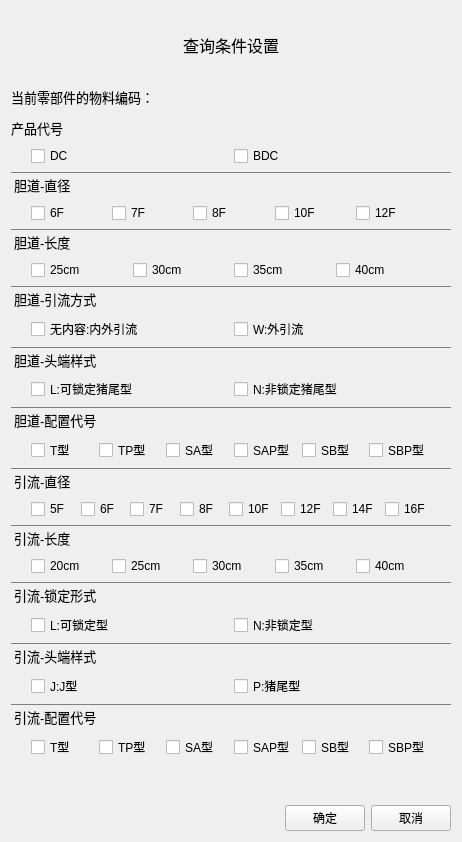
<?xml version="1.0" encoding="UTF-8"?>
<ui version="4.0">
 <class>Form</class>
 <widget class="QWidget" name="Form">
  <property name="geometry">
   <rect>
    <x>0</x>
    <y>0</y>
    <width>462</width>
    <height>842</height>
   </rect>
  </property>
  <property name="windowTitle">
   <string>Condition</string>
  </property>
  <layout class="QVBoxLayout" name="verticalLayout" stretch="1,10,0,0">
   <item>
    <layout class="QHBoxLayout" name="horizontalLayout">
     <item>
      <widget class="QLabel" name="materialCodelabel">
       <property name="font">
        <font>
         <pointsize>12</pointsize>
        </font>
       </property>
       <property name="text">
        <string>查询条件设置</string>
       </property>
       <property name="alignment">
        <set>Qt::AlignCenter</set>
       </property>
      </widget>
     </item>
    </layout>
   </item>
   <item>
    <layout class="QGridLayout" name="gridLayout">
     <item row="3" column="0">
      <layout class="QHBoxLayout" name="horizontalLayout_2" stretch="0,0">
       <property name="leftMargin">
        <number>20</number>
       </property>
       <property name="rightMargin">
        <number>20</number>
       </property>
       <item>
        <widget class="QCheckBox" name="DC_checkBox">
         <property name="text">
          <string>DC</string>
         </property>
        </widget>
       </item>
       <item>
        <widget class="QCheckBox" name="BDC_checkBox">
         <property name="text">
          <string>BDC</string>
         </property>
        </widget>
       </item>
      </layout>
     </item>
     <item row="6" column="0">
      <widget class="QLabel" name="label_4">
       <property name="font">
        <font>
         <pointsize>10</pointsize>
        </font>
       </property>
       <property name="styleSheet">
        <string notr="true">border-top: 0.5px solid grey;</string>
       </property>
       <property name="text">
        <string>胆道-长度</string>
       </property>
      </widget>
     </item>
     <item row="14" column="0">
      <widget class="QLabel" name="label_8">
       <property name="font">
        <font>
         <pointsize>10</pointsize>
        </font>
       </property>
       <property name="styleSheet">
        <string notr="true">border-top: 0.5px solid grey;</string>
       </property>
       <property name="text">
        <string>引流-直径</string>
       </property>
      </widget>
     </item>
     <item row="16" column="0">
      <widget class="QLabel" name="label_9">
       <property name="font">
        <font>
         <pointsize>10</pointsize>
        </font>
       </property>
       <property name="styleSheet">
        <string notr="true">border-top: 0.5px solid grey;</string>
       </property>
       <property name="text">
        <string>引流-长度</string>
       </property>
      </widget>
     </item>
     <item row="13" column="0">
      <layout class="QHBoxLayout" name="horizontalLayout_7">
       <property name="leftMargin">
        <number>20</number>
       </property>
       <property name="rightMargin">
        <number>20</number>
       </property>
       <item>
        <widget class="QCheckBox" name="dandao_T_checkBox">
         <property name="text">
          <string>T型</string>
         </property>
        </widget>
       </item>
       <item>
        <widget class="QCheckBox" name="dandao_TP_checkBox">
         <property name="text">
          <string>TP型</string>
         </property>
        </widget>
       </item>
       <item>
        <widget class="QCheckBox" name="dandao_SA_checkBox">
         <property name="text">
          <string>SA型</string>
         </property>
        </widget>
       </item>
       <item>
        <widget class="QCheckBox" name="dandao_SAP_checkBox">
         <property name="text">
          <string>SAP型</string>
         </property>
        </widget>
       </item>
       <item>
        <widget class="QCheckBox" name="dandao_SB_checkBox">
         <property name="text">
          <string>SB型</string>
         </property>
        </widget>
       </item>
       <item>
        <widget class="QCheckBox" name="dandao_SBP_checkBox">
         <property name="text">
          <string>SBP型</string>
         </property>
        </widget>
       </item>
      </layout>
     </item>
     <item row="18" column="0">
      <widget class="QLabel" name="label_10">
       <property name="font">
        <font>
         <pointsize>10</pointsize>
        </font>
       </property>
       <property name="styleSheet">
        <string notr="true">border-top: 0.5px solid grey;</string>
       </property>
       <property name="text">
        <string>引流-锁定形式</string>
       </property>
      </widget>
     </item>
     <item row="15" column="0">
      <layout class="QHBoxLayout" name="horizontalLayout_8">
       <property name="leftMargin">
        <number>20</number>
       </property>
       <property name="rightMargin">
        <number>20</number>
       </property>
       <item>
        <widget class="QCheckBox" name="yinliu_5F_checkBox">
         <property name="text">
          <string>5F</string>
         </property>
        </widget>
       </item>
       <item>
        <widget class="QCheckBox" name="yinliu_6F_checkBox">
         <property name="text">
          <string>6F</string>
         </property>
        </widget>
       </item>
       <item>
        <widget class="QCheckBox" name="yinliu_7F_checkBox">
         <property name="text">
          <string>7F</string>
         </property>
        </widget>
       </item>
       <item>
        <widget class="QCheckBox" name="yinliu_8F_checkBox">
         <property name="text">
          <string>8F</string>
         </property>
        </widget>
       </item>
       <item>
        <widget class="QCheckBox" name="yinliu_10F_checkBox">
         <property name="text">
          <string>10F</string>
         </property>
        </widget>
       </item>
       <item>
        <widget class="QCheckBox" name="yinliu_12F_checkBox">
         <property name="text">
          <string>12F</string>
         </property>
        </widget>
       </item>
       <item>
        <widget class="QCheckBox" name="yinliu_14F_checkBox">
         <property name="text">
          <string>14F</string>
         </property>
        </widget>
       </item>
       <item>
        <widget class="QCheckBox" name="yinliu_16F_checkBox">
         <property name="text">
          <string>16F</string>
         </property>
        </widget>
       </item>
      </layout>
     </item>
     <item row="22" column="0">
      <widget class="QLabel" name="label_12">
       <property name="font">
        <font>
         <pointsize>10</pointsize>
        </font>
       </property>
       <property name="styleSheet">
        <string notr="true">border-top: 0.5px solid grey;</string>
       </property>
       <property name="text">
        <string>引流-配置代号</string>
       </property>
      </widget>
     </item>
     <item row="17" column="0">
      <layout class="QHBoxLayout" name="horizontalLayout_9">
       <property name="leftMargin">
        <number>20</number>
       </property>
       <property name="rightMargin">
        <number>20</number>
       </property>
       <item>
        <widget class="QCheckBox" name="yinliu_20cm_checkBox">
         <property name="text">
          <string>20cm</string>
         </property>
        </widget>
       </item>
       <item>
        <widget class="QCheckBox" name="yinliu_25cm_checkBox">
         <property name="text">
          <string>25cm</string>
         </property>
        </widget>
       </item>
       <item>
        <widget class="QCheckBox" name="yinliu_30cm_checkBox">
         <property name="text">
          <string>30cm</string>
         </property>
        </widget>
       </item>
       <item>
        <widget class="QCheckBox" name="yinliu_35cm_checkBox">
         <property name="text">
          <string>35cm</string>
         </property>
        </widget>
       </item>
       <item>
        <widget class="QCheckBox" name="yinliu_40cm_checkBox">
         <property name="text">
          <string>40cm</string>
         </property>
        </widget>
       </item>
      </layout>
     </item>
     <item row="11" column="0">
      <layout class="QHBoxLayout" name="horizontalLayout_6">
       <property name="leftMargin">
        <number>20</number>
       </property>
       <property name="rightMargin">
        <number>20</number>
       </property>
       <item>
        <widget class="QCheckBox" name="dandao_L_checkBox">
         <property name="text">
          <string>L:可锁定猪尾型</string>
         </property>
        </widget>
       </item>
       <item>
        <widget class="QCheckBox" name="dandao_N_checkBox">
         <property name="text">
          <string>N:非锁定猪尾型</string>
         </property>
        </widget>
       </item>
      </layout>
     </item>
     <item row="21" column="0">
      <layout class="QHBoxLayout" name="horizontalLayout_11">
       <property name="leftMargin">
        <number>20</number>
       </property>
       <property name="rightMargin">
        <number>20</number>
       </property>
       <item>
        <widget class="QCheckBox" name="yinliu_J_checkBox">
         <property name="text">
          <string>J:J型</string>
         </property>
        </widget>
       </item>
       <item>
        <widget class="QCheckBox" name="yinliu_P_checkBox">
         <property name="text">
          <string>P:猪尾型</string>
         </property>
        </widget>
       </item>
      </layout>
     </item>
     <item row="9" column="0">
      <layout class="QHBoxLayout" name="horizontalLayout_5">
       <property name="leftMargin">
        <number>20</number>
       </property>
       <property name="rightMargin">
        <number>20</number>
       </property>
       <item>
        <widget class="QCheckBox" name="dandao_inner_checkBox">
         <property name="text">
          <string>无内容:内外引流</string>
         </property>
        </widget>
       </item>
       <item>
        <widget class="QCheckBox" name="dandao_outer_checkBox">
         <property name="text">
          <string>W:外引流</string>
         </property>
        </widget>
       </item>
      </layout>
     </item>
     <item row="5" column="0">
      <layout class="QHBoxLayout" name="horizontalLayout_3">
       <property name="leftMargin">
        <number>20</number>
       </property>
       <property name="rightMargin">
        <number>20</number>
       </property>
       <item>
        <widget class="QCheckBox" name="dandao_6F_checkBox">
         <property name="text">
          <string>6F</string>
         </property>
        </widget>
       </item>
       <item>
        <widget class="QCheckBox" name="dandao_7F_checkBox">
         <property name="text">
          <string>7F</string>
         </property>
        </widget>
       </item>
       <item>
        <widget class="QCheckBox" name="dandao_8F_checkBox">
         <property name="text">
          <string>8F</string>
         </property>
        </widget>
       </item>
       <item>
        <widget class="QCheckBox" name="dandao_10F_checkBox">
         <property name="text">
          <string>10F</string>
         </property>
        </widget>
       </item>
       <item>
        <widget class="QCheckBox" name="dandao_12F_checkBox">
         <property name="text">
          <string>12F</string>
         </property>
        </widget>
       </item>
      </layout>
     </item>
     <item row="12" column="0">
      <widget class="QLabel" name="label_7">
       <property name="font">
        <font>
         <pointsize>10</pointsize>
        </font>
       </property>
       <property name="styleSheet">
        <string notr="true">border-top: 0.5px solid grey;</string>
       </property>
       <property name="text">
        <string>胆道-配置代号</string>
       </property>
      </widget>
     </item>
     <item row="10" column="0">
      <widget class="QLabel" name="label_6">
       <property name="font">
        <font>
         <pointsize>10</pointsize>
        </font>
       </property>
       <property name="styleSheet">
        <string notr="true">border-top: 0.5px solid grey;</string>
       </property>
       <property name="text">
        <string>胆道-头端样式</string>
       </property>
      </widget>
     </item>
     <item row="4" column="0">
      <widget class="QLabel" name="label_3">
       <property name="font">
        <font>
         <pointsize>10</pointsize>
        </font>
       </property>
       <property name="styleSheet">
        <string notr="true">border-top: 0.5px solid grey;</string>
       </property>
       <property name="text">
        <string>胆道-直径</string>
       </property>
      </widget>
     </item>
     <item row="7" column="0">
      <layout class="QHBoxLayout" name="horizontalLayout_4">
       <property name="leftMargin">
        <number>20</number>
       </property>
       <property name="rightMargin">
        <number>20</number>
       </property>
       <item>
        <widget class="QCheckBox" name="dandao_25cm_checkBox">
         <property name="text">
          <string>25cm</string>
         </property>
        </widget>
       </item>
       <item>
        <widget class="QCheckBox" name="dandao_30cm_checkBox">
         <property name="text">
          <string>30cm</string>
         </property>
        </widget>
       </item>
       <item>
        <widget class="QCheckBox" name="dandao_35cm_checkBox">
         <property name="text">
          <string>35cm</string>
         </property>
        </widget>
       </item>
       <item>
        <widget class="QCheckBox" name="dandao_40cm_checkBox">
         <property name="text">
          <string>40cm</string>
         </property>
        </widget>
       </item>
      </layout>
     </item>
     <item row="23" column="0">
      <layout class="QHBoxLayout" name="horizontalLayout_14">
       <property name="leftMargin">
        <number>20</number>
       </property>
       <property name="rightMargin">
        <number>20</number>
       </property>
       <item>
        <widget class="QCheckBox" name="yinliu_T_checkBox">
         <property name="text">
          <string>T型</string>
         </property>
        </widget>
       </item>
       <item>
        <widget class="QCheckBox" name="yinliu_TP_checkBox">
         <property name="text">
          <string>TP型</string>
         </property>
        </widget>
       </item>
       <item>
        <widget class="QCheckBox" name="yinliu_SA_checkBox">
         <property name="text">
          <string>SA型</string>
         </property>
        </widget>
       </item>
       <item>
        <widget class="QCheckBox" name="yinliu_SAP_checkBox">
         <property name="text">
          <string>SAP型</string>
         </property>
        </widget>
       </item>
       <item>
        <widget class="QCheckBox" name="yinliu_SB_checkBox">
         <property name="text">
          <string>SB型</string>
         </property>
        </widget>
       </item>
       <item>
        <widget class="QCheckBox" name="yinliu_SBP_checkBox">
         <property name="text">
          <string>SBP型</string>
         </property>
        </widget>
       </item>
      </layout>
     </item>
     <item row="19" column="0">
      <layout class="QHBoxLayout" name="horizontalLayout_10">
       <property name="leftMargin">
        <number>20</number>
       </property>
       <property name="rightMargin">
        <number>20</number>
       </property>
       <item>
        <widget class="QCheckBox" name="yinliu_L_checkBox">
         <property name="text">
          <string>L:可锁定型</string>
         </property>
        </widget>
       </item>
       <item>
        <widget class="QCheckBox" name="yinliu_N_checkBox">
         <property name="text">
          <string>N:非锁定型</string>
         </property>
        </widget>
       </item>
      </layout>
     </item>
     <item row="20" column="0">
      <widget class="QLabel" name="label_11">
       <property name="font">
        <font>
         <pointsize>10</pointsize>
        </font>
       </property>
       <property name="styleSheet">
        <string notr="true">border-top: 0.5px solid grey;</string>
       </property>
       <property name="text">
        <string>引流-头端样式</string>
       </property>
      </widget>
     </item>
     <item row="2" column="0">
      <widget class="QLabel" name="label_2">
       <property name="font">
        <font>
         <pointsize>10</pointsize>
        </font>
       </property>
       <property name="styleSheet">
        <string notr="true"/>
       </property>
       <property name="text">
        <string>产品代号</string>
       </property>
      </widget>
     </item>
     <item row="8" column="0">
      <widget class="QLabel" name="label_5">
       <property name="font">
        <font>
         <pointsize>10</pointsize>
        </font>
       </property>
       <property name="styleSheet">
        <string notr="true">border-top: 0.5px solid grey;</string>
       </property>
       <property name="text">
        <string>胆道-引流方式</string>
       </property>
      </widget>
     </item>
     <item row="0" column="0">
      <layout class="QHBoxLayout" name="horizontalLayout_12" stretch="0,1">
       <item>
        <widget class="QLabel" name="label">
         <property name="font">
          <font>
           <pointsize>10</pointsize>
          </font>
         </property>
         <property name="text">
          <string>当前零部件的物料编码：</string>
         </property>
        </widget>
       </item>
       <item>
        <widget class="QLabel" name="materialCodeSetlabel">
         <property name="font">
          <font>
           <pointsize>10</pointsize>
          </font>
         </property>
         <property name="text">
          <string/>
         </property>
        </widget>
       </item>
      </layout>
     </item>
    </layout>
   </item>
   <item>
    <spacer name="verticalSpacer">
     <property name="orientation">
      <enum>Qt::Vertical</enum>
     </property>
     <property name="sizeHint" stdset="0">
      <size>
       <width>20</width>
       <height>40</height>
      </size>
     </property>
    </spacer>
   </item>
   <item>
    <layout class="QHBoxLayout" name="horizontalLayout_15">
     <item>
      <spacer name="horizontalSpacer">
       <property name="orientation">
        <enum>Qt::Horizontal</enum>
       </property>
       <property name="sizeHint" stdset="0">
        <size>
         <width>40</width>
         <height>20</height>
        </size>
       </property>
      </spacer>
     </item>
     <item>
      <widget class="QPushButton" name="certainButton">
       <property name="text">
        <string>确定</string>
       </property>
      </widget>
     </item>
     <item>
      <widget class="QPushButton" name="cancelButton">
       <property name="text">
        <string>取消</string>
       </property>
      </widget>
     </item>
    </layout>
   </item>
  </layout>
 </widget>
 <resources/>
 <connections/>
</ui>
